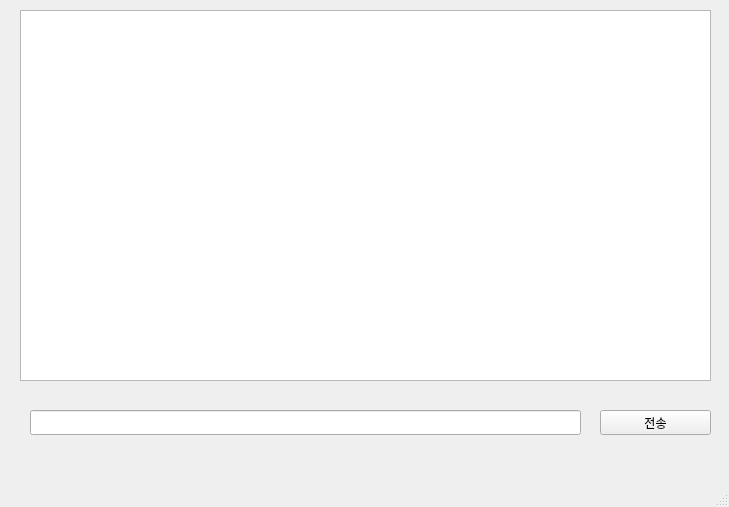
<?xml version="1.0" encoding="UTF-8"?>
<ui version="4.0">
 <class>Server</class>
 <widget class="QMainWindow" name="Server">
  <property name="geometry">
   <rect>
    <x>0</x>
    <y>0</y>
    <width>729</width>
    <height>507</height>
   </rect>
  </property>
  <property name="minimumSize">
   <size>
    <width>400</width>
    <height>300</height>
   </size>
  </property>
  <property name="windowTitle">
   <string>서버</string>
  </property>
  <widget class="QWidget" name="centralwidget">
   <widget class="QTextEdit" name="textEdit">
    <property name="enabled">
     <bool>true</bool>
    </property>
    <property name="geometry">
     <rect>
      <x>20</x>
      <y>10</y>
      <width>691</width>
      <height>371</height>
     </rect>
    </property>
   </widget>
   <widget class="QLineEdit" name="lineEdit">
    <property name="geometry">
     <rect>
      <x>30</x>
      <y>410</y>
      <width>551</width>
      <height>25</height>
     </rect>
    </property>
   </widget>
   <widget class="QPushButton" name="sendButton">
    <property name="geometry">
     <rect>
      <x>600</x>
      <y>410</y>
      <width>111</width>
      <height>25</height>
     </rect>
    </property>
    <property name="locale">
     <locale language="Korean" country="SouthKorea"/>
    </property>
    <property name="text">
     <string>전송</string>
    </property>
   </widget>
  </widget>
  <widget class="QMenuBar" name="menubar">
   <property name="geometry">
    <rect>
     <x>0</x>
     <y>0</y>
     <width>729</width>
     <height>28</height>
    </rect>
   </property>
  </widget>
  <widget class="QStatusBar" name="statusbar"/>
 </widget>
 <resources/>
 <connections/>
</ui>
